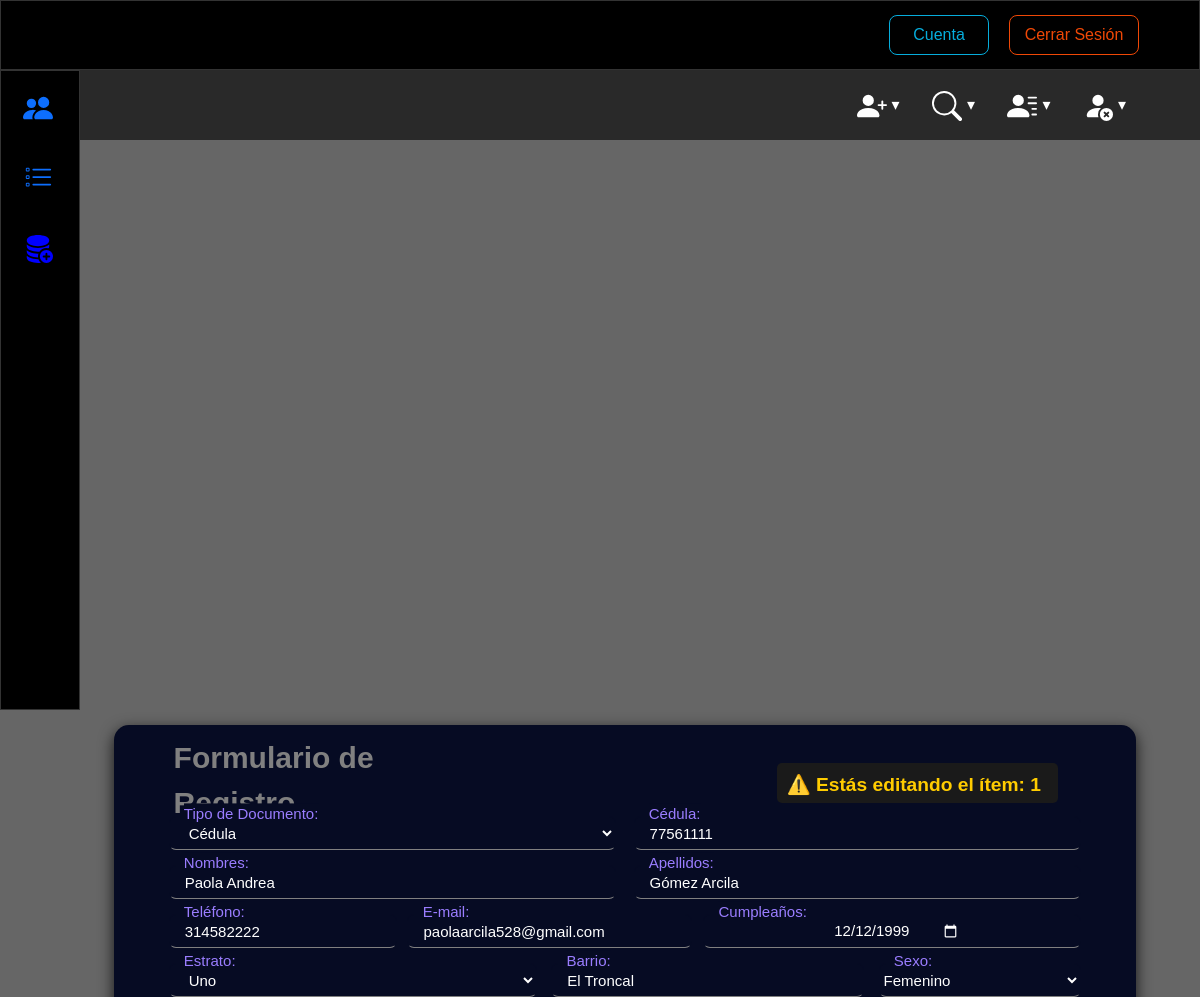
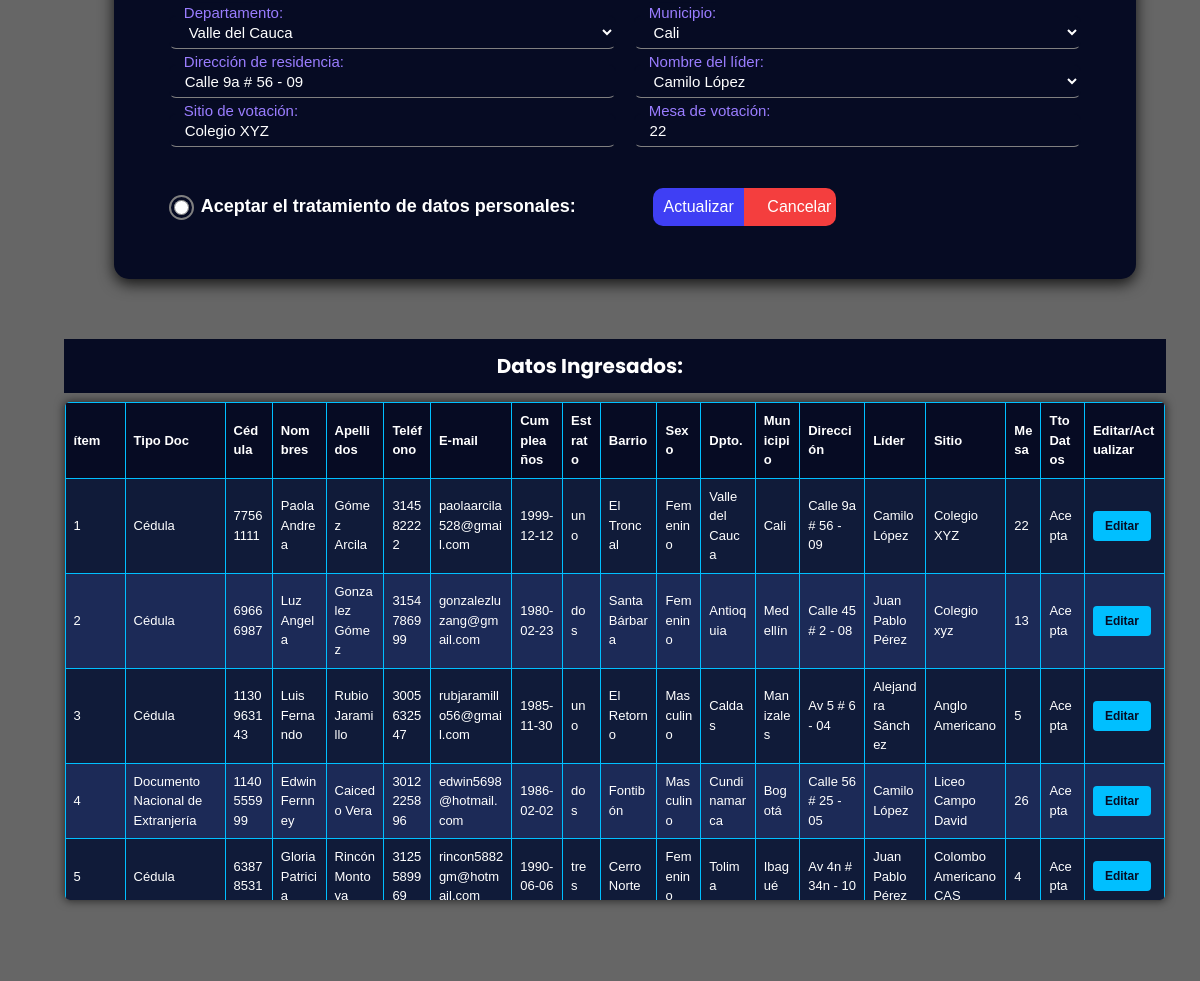
Screenshot of /index.php?editar_id=1 with the database file from the repository (2 pictures, top to bottom).
### tables this page shows
CREATE TABLE IF NOT EXISTS `personas` (
  `id_personas` bigint(20) NOT NULL AUTO_INCREMENT,
  `tipo` varchar(50) NOT NULL,
  `cedula` bigint(20) NOT NULL,
  `nombres` varchar(50) NOT NULL,
  `apellidos` varchar(50) NOT NULL,
  `email` varchar(100) NOT NULL,
  `cumple` varchar(11) NOT NULL,
  `estrato` varchar(10) NOT NULL,
  `barrio` varchar(20) NOT NULL,
  `sexo` varchar(20) NOT NULL,
  `departamento` varchar(50) NOT NULL,
  `municipio` varchar(50) NOT NULL,
  `direccion` varchar(254) NOT NULL,
  `lider` varchar(50) NOT NULL,
  `sitio` varchar(30) NOT NULL,
  `mesa` int(11) NOT NULL,
  `tratamiento` varchar(20) NOT NULL,
  `telefono` bigint(20) NOT NULL,
  PRIMARY KEY (`id_personas`),
  UNIQUE KEY `cedula` (`cedula`)
);

### index.php (the view, shortened to what this page needs)
<?php
require_once 'conexion.php';
$id_editar = '';
$tipo_editar = '';
$cedula_editar = '';
$nombres_editar = '';
$apellidos_editar = '';
$telefono_editar = '';
$email_editar = '';
$cumple_editar = '';
$estrato_editar = '';
$barrio_editar = '';
$sexo_editar = '';
$departamento_editar = '';
$municipio_editar = '';
$direccion_editar = '';
$lider_editar = '';
$sitio_editar = '';
$mesa_editar = '';
$tratamiento_editar = '';
if (isset($_GET['editar_id'])) {
    $editar_id = $_GET['editar_id'];
	$id_editar = $editar_id;
    $resultado = mysqli_query($conn, "SELECT * FROM personas WHERE id_personas='$editar_id'");
    if ($fila = mysqli_fetch_assoc($resultado)) {
        $id_editar = $fila['id_personas'];
        $tipo_editar = $fila['tipo'];
        $cedula_editar = $fila['cedula'];
		$nombres_editar = $fila['nombres'];
		$apellidos_editar = $fila['apellidos'];
		$telefono_editar = $fila['telefono'];
		$email_editar = $fila['email'];
		$cumple_editar = $fila['cumple'];
		$estrato_editar = $fila['estrato'];
		$barrio_editar = $fila['barrio'];
		$sexo_editar = $fila['sexo'];
		$departamento_editar = $fila['departamento'];
		$municipio_editar = $fila['municipio'];
		$direccion_editar = $fila['direccion'];
		$lider_editar = $fila['lider'];
		$sitio_editar = $fila['sitio'];
		$mesa_editar = $fila['mesa'];
		$tratamiento_editar = $fila['tratamiento'];
    }
}
?>
<!DOCTYPE html>
<html lang="es">
<head>
	<link href="https://cdn.jsdelivr.net/npm/bootstrap@5.3.3/dist/css/bootstrap.min.css" rel="stylesheet">
	<link href="https://cdn.jsdelivr.net/npm/bootstrap-icons/font/bootstrap-icons.css" rel="stylesheet">
	<link rel="stylesheet" href="style.css">
</head>
<body>
	<div class="superior">
		<button class="superior--cuenta">Cuenta</button>
		<button class="superior--cerrarsesion">Cerrar Sesión</button>
	</div>
	<div class="menu">
		<div class="icono">
			<a href="" alt="Chat">
			</a>
		</div>
		<div class="icono">
			<a href="" alt="Chat">
			</a>
		</div>
		<div class="icono">
		</div>
	</div>
	<div class="menu2">
		<nav id='menu'>
	  		<ul>
   				<li><a class='dropdown-arrow' href='#'></a>
				</li>
   		 		<li><a class='dropdown-arrow' href='#'><svg xmlns="http://www.w3.org/2000/svg" width="30" height="30" fill="currentColor" class="bi bi-search" viewBox="0 0 16 16">
  					<path d="M11.742 10.344a6.5 6.5 0 1 0-1.397 1.398h-.001q.044.06.098.115l3.85 3.85a1 1 0 0 0 1.415-1.414l-3.85-3.85a1 1 0 0 0-.115-.1zM12 6.5a5.5 5.5 0 1 1-11 0 5.5 5.5 0 0 1 11 0"/>
					</svg></a>
				</li>
   				<li><a class='dropdown-arrow' href='#'></a>
				</li>
   				<li><a class='dropdown-arrow' href='#'></a>
				</li>
  			</ul>
		</nav>
	</div>
	<div class="cuerpo">
		<form class="form--main" action="guardar.php" method="post">
			<div class="form--titulo-contenedor">
				<div class="form--input__one">Formulario de Registro</div>
				<div class="form--empty__one"></div>
				<?php if (!empty($id_editar)): ?>
					<div class="form--aviso-edicion">
						<strong>⚠️ Estás editando el ítem: <?= $id_editar ?></strong>
					</div>
				<?php endif; ?>
			</div>
			<div class="form--input__two">
				<div class="form--input__two__one">
					<select class="form--input__two__doc" name="tipo" id="tipo" required>
						<option value="Cédula" <?= $tipo_editar == 'Cédula' ? 'selected' : '' ?>>Cédula</option>
					</select>
					<label class="form--input__two__label">Tipo de Documento: </label>
				</div>
				<div class="form--input__two__two">
					<input class="form--input__two__numcedula" type="text" name="cedula" id="cedula" value="<?= $cedula_editar ?>" required></input>
					<label class="form--input__two__nclabel">Cédula: </label>
				</div>
			</div>
			<div class="form--input__three">
				<div class="form--input__three__one">
					<input class="form--input__three__names" name="nombres" id="nombres" type="text" value="<?= $nombres_editar ?>" required>
					<label class="form--input__three__nombres">Nombres: </label>
				</div>
				<div class="form--input__three__two">
					<input class="form--input__three__lastnames" type="text" name="apellidos" id="apellidos" value="<?= $apellidos_editar ?>" required>
					<label class="form--input__three__apellidos">Apellidos: </label>
				</div>
			</div>
			<div class="form--input__four">
				<div class="form--input__four__one">
					<input class="form--input__four__phone" type="number" name="telefono" id="telefono" value="<?= $telefono_editar ?>" required>
					<label class="form--input__four__telefono">Teléfono: </label>
				</div>
				<div class="form--input__four__two">
					<input class="form--input__four__email" type="email" name="email" id="email" value="<?= $email_editar ?>" required>
					<label class="form--input__four__correo">E-mail: </label>
				</div>
				<div class="form--input__four__three">
					<input class="form--input__four__birth" type="date" name="cumple" id="cumple" value="<?= $cumple_editar ?>" required>
					<label class="form--input__four__cumple">Cumpleaños: </label>
				</div>
			</div>
			<div class="form--input__five">
				<div class="form--input__five__one">
					<select class="form--input__five__stratum" name="estrato" id="estrato" required>
						<option value="uno" <?= $estrato_editar == 'uno' ? 'selected' : '' ?>>Uno</option>
					</select>
					<label class="form--input__five__estrato">Estrato: </label>
				</div>
				<div class="form--input__five__two">
					<input class="form--input__five__neighborhood" type="text" name="barrio" id="barrio" value="<?= $barrio_editar ?>" required>
					<label class="form--input__five__barrio">Barrio: </label>
				</div>
				<div class="form--input__five__three">
					<select class="form--input__five__femmas" name="sexo" id="sexo" required>
						<option value="Femenino" <?= $sexo_editar == 'Femenino' ? 'selected' : '' ?>>Femenino</option>
					</select>
					<label class="form--input__five__sexo">Sexo: </label>
				</div>
			</div>
			<div class="form--input__six">
				<div class="form--input__six__one">
					<select class="form--input__six__dpto" name="departamento" id="departamento" required>
						<option value="Valle del Cauca" <?= $departamento_editar == 'Valle del Cauca' ? 'selected' : '' ?>>Valle del Cauca</option>
					</select>
					<label class="form--input__six__departamento">Departamento: </label>
				</div>
				<div class="form--input__six__two">
					<select class="form--input__six__mcpio" name="municipio" id="municipio" required>
						<option value="Cali" <?= $municipio_editar == 'Cali' ? 'selected' : '' ?>>Cali</option>
					</select>
					<label class="form--input__six__municipio">Municipio: </label>
				</div>
			</div>
			<div class="form--input__seven">
				<div class="form--input__seven__one">
					<input class="form--input__seven__address" type="text" name="direccion" id="direccion" value="<?= $direccion_editar ?>" required>
					<label class="form--input__seven__direccion">Dirección de residencia: </label>
				</div>
				<div class="form--input__seven__two">
					<select class="form--input__seven__nameleader" name="lider" id="lider" required>
						<option value="Camilo López" <?= $lider_editar == 'Camilo López' ? 'selected' : '' ?>>Camilo López</option>
					</select>
					<label class="form--input__seven__lider">Nombre del líder: </label>
				</div>
			</div>
			<div class="form--input__eight">
				<div class="form--input__eight__one">
					<input class="form--input__eight__place" type="text" name="sitio" id="sitio" value="<?= $sitio_editar ?>" required>
					<label class="form--input__eight__sitio">Sitio de votación: </label>
				</div>
				<div class="form--input__eight__two">
					<input class="form--input__eight__table" type="number" name="mesa" id="mesa" value="<?= $mesa_editar ?>" required>
					<label class="form--input__eight__mesa">Mesa de votación: </label>
				</div>
			</div>
			<div class="form--input__nine">
				<div class="form--input__nine__boxac">
					<input class="form--input__nine__accept" type="radio" name="tratamiento" id="tratamiento" value="Acepta" <?= ($tratamiento_editar === 'Aceptado') ? 'checked' : '' ?>
					<?= (empty($tratamiento_editar)) ? 'required' : '' ?>>
				</div>
					<label class="form--input__nine__dpersonales">Aceptar el tratamiento de datos personales: </label>
				<div class="form--input__ten">
						<input type="submit" id="btn-guardar" value="<?= $id_editar ? 'Actualizar' : 'Guardar' ?>" class="form--input__ten__guardar">
						<a href="index.php" class="form--input__ten__cancelar">Cancelar</a>
				</div>
			</div>
		</form>
		<h3 class="titulo-datos">Datos Ingresados:</h3>
		<div class="table-scroll">
			<table class="tabla-datos">
				<thead class="thead-one">
					<tr>
						<th class="item">ítem</th>
						<th class="tipo-doc">Tipo Doc</th>
						<th>Cédula</th>
						<th>Nombres</th>
						<th>Apellidos</th>
						<th>Teléfono</th>
						<th>E-mail</th>
						<th>Cumpleaños</th>
						<th>Estrato</th>
						<th>Barrio</th>
						<th>Sexo</th>
						<th>Dpto.</th>
						<th>Municipio</th>
						<th>Dirección</th>
						<th>Líder</th>
						<th>Sitio</th>
						<th>Mesa</th>
						<th>Tto Datos</th>
						<th class="edit">Editar/Actualizar</th>
					</tr>
				</thead>
				<tbody>
					<?php
					$consulta = mysqli_query($conn, "SELECT * FROM personas");
					while($row = mysqli_fetch_assoc($consulta)) {
						echo "<tr class='" . ($id_editar == $row['id_personas'] ? "resaltada" : "") . "'>";
						echo "<td>" . $row['id_personas'] . "</td>";
						echo "<td>" . $row['tipo'] . "</td>";
						echo "<td>" . $row['cedula'] . "</td>";
						echo "<td>" . $row['nombres'] . "</td>";
						echo "<td>" . $row['apellidos'] . "</td>";
						echo "<td>" . $row['telefono'] . "</td>";
						echo "<td>" . $row['email'] . "</td>";
						echo "<td>" . $row['cumple'] . "</td>";
						echo "<td>" . $row['estrato'] . "</td>";
						echo "<td>" . $row['barrio'] . "</td>";
						echo "<td>" . $row['sexo'] . "</td>";
						echo "<td>" . $row['departamento'] . "</td>";
						echo "<td>" . $row['municipio'] . "</td>";
						echo "<td>" . $row['direccion'] . "</td>";
						echo "<td>" . $row['lider'] . "</td>";
						echo "<td>" . $row['sitio'] . "</td>";
						echo "<td>" . $row['mesa'] . "</td>";
						echo "<td>" . $row['tratamiento'] . "</td>";
						echo "<td class='column-editar'>
                            	<a href='index.php?editar_id=" . $row['id_personas'] . "'>
                            	 	<button type='button' class='btn-edit'>Editar</button>
                            	</a>
                          	</td>";
						echo "</tr>";
					}
					?>
				</tbody>
			</table>
		</div>
	</div>
</body>
</html>

### rows the page displays
personas: id_personas "1", tipo "Cédula", cedula "77561111", nombres "Paola Andrea", apellidos "Gómez Arcila", telefono "314582222", email "paolaarcila528@gmail.com", cumple "12/12/1999", estrato "Uno", barrio "El Troncal", sexo "Femenino", departamento "Valle del Cauca", municipio "Cali", direccion "Calle 9a # 56 - 09", lider "Camilo López", sitio "Colegio XYZ", mesa "22", id_personas "Actualizar", cumple "1999-12-12", estrato "uno", tratamiento "Acepta"
personas: id_personas "2", tipo "Cédula", cedula "69666987", nombres "Luz Angela", apellidos "Gonzalez Gómez", telefono "3154786999", email "gonzalezluzang@gmail.com", cumple "1980-02-23", estrato "dos", barrio "Santa Bárbara", sexo "Femenino", departamento "Antioquia", municipio "Medellín", direccion "Calle 45 # 2 - 08", lider "Juan Pablo Pérez", sitio "Colegio xyz", mesa "13", tratamiento "Acepta"
personas: id_personas "3", tipo "Cédula", cedula "1130963143", nombres "Luis Fernando", apellidos "Rubio Jaramillo", telefono "3005632547", email "rubjaramillo56@gmail.com", cumple "1985-11-30", estrato "uno", barrio "El Retorno", sexo "Masculino", departamento "Caldas", municipio "Manizales", direccion "Av 5 # 6 - 04", lider "Alejandra Sánchez", sitio "Anglo Americano", mesa "5", tratamiento "Acepta"
personas: id_personas "4", tipo "Documento Nacional de Extranjería", cedula "1140555999", nombres "Edwin Fernney", apellidos "Caicedo Vera", telefono "3012225896", email "edwin5698@hotmail.com", cumple "1986-02-02", estrato "dos", barrio "Fontibón", sexo "Masculino", departamento "Cundinamarca", municipio "Bogotá", direccion "Calle 56 # 25 - 05", lider "Camilo López", sitio "Liceo Campo David", mesa "26", tratamiento "Acepta"
personas: id_personas "5", tipo "Cédula", cedula "63878531", nombres "Gloria Patricia", apellidos "Rincón Montoya", telefono "3125589969", email "rincon5882gm@hotmail.com", cumple "1990-06-06", estrato "tres", barrio "Cerro Norte", sexo "Femenino", departamento "Tolima", municipio "Ibagué", direccion "Av 4n # 34n - 10", lider "Juan Pablo Pérez", sitio "Colombo Americano CAS", mesa "4", tratamiento "Acepta"
